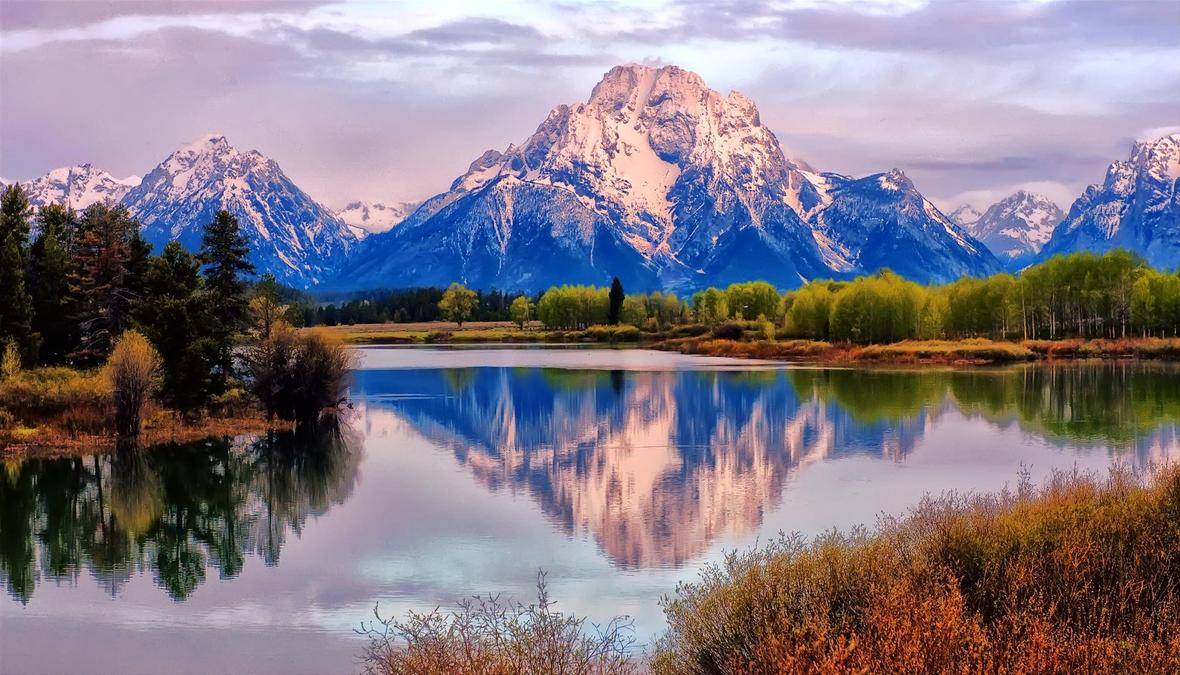
#> input picture Data-Science-Lab-main/Experiment 2/a.jpg, 1180 x 675 px
$ jupyter execute matrix.ipynb   (shell and % lines are left out)
#> lines starting #> are read from the running program, lines starting #| are printed output that depends on the picture
[cell 1]
# Program To Perform Matrix Multipilcation And Transformation Using Python .

#Matrix Multiplication
import numpy as np
a=np.arange(4).reshape((2,2))
b=np.arange(4).reshape((2,2))
c=np.dot(a,b)
print(c)

[cell 2]
# Rotation
import numpy as np
from PIL import Image
from scipy import ndimage
from matplotlib import pyplot as pt
a=Image.open('a.jpg')
#> a is the input picture: PIL image 1180x675 RGB; mean R, G, B 129.7, 120.5, 131.7
b=np.array(a)
c=ndimage.rotate(b,45,cval=120)
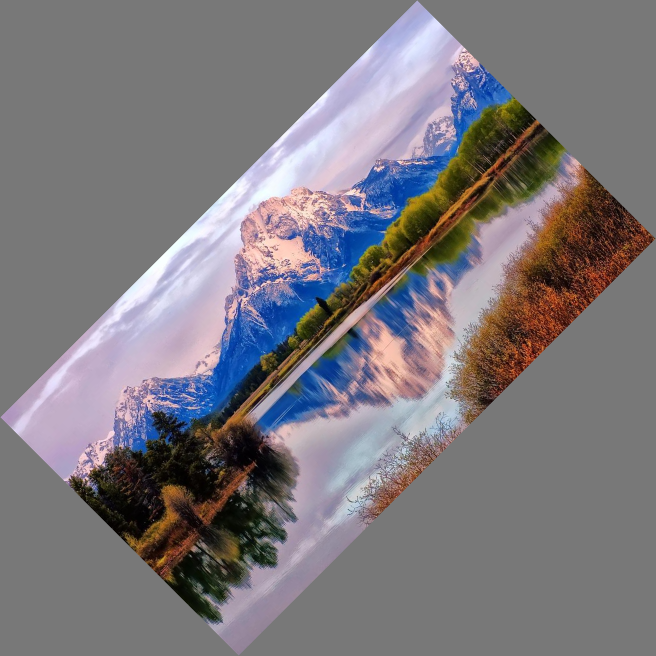
#> c: shape (1312, 1312, 3) (shown at 1/2 size); mean R, G, B 124.5, 120.2, 125.4
d=Image.fromarray(c)
pt.imshow(d)

[cell 3]
# Scaling
import numpy as np
from PIL import Image
from scipy import ndimage
from matplotlib import pyplot as pt
a=Image.open('a.jpg')
b=np.array(a)
c=ndimage.zoom(b,(0.5,0.5,1))
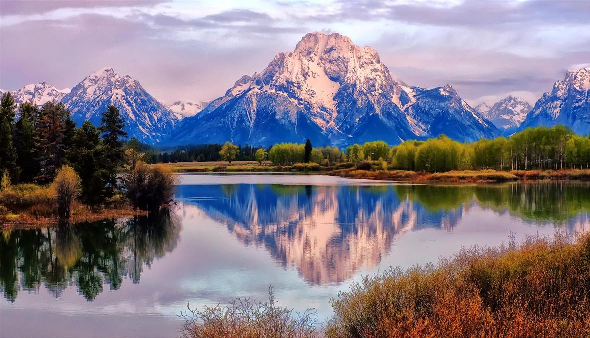
#> c: shape (338, 590, 3); mean R, G, B 129.8, 120.5, 131.7
d=Image.fromarray(c)
pt.imshow(d)

[cell 4]
# Shearing
import numpy as np
from PIL import Image
from scipy import ndimage
from matplotlib import pyplot as pt
a=Image.open('a.jpg')
b=np.array(a)
h,w,s=b.shape
#> h = 675; w = 1180; s = 3
m=[[1,0.5,0],[0.5,1,0],[0,0,1]]
c=ndimage.affine_transform(b,m,offset=(0,h//2,0),output_shape=(h,h+w//2,s))
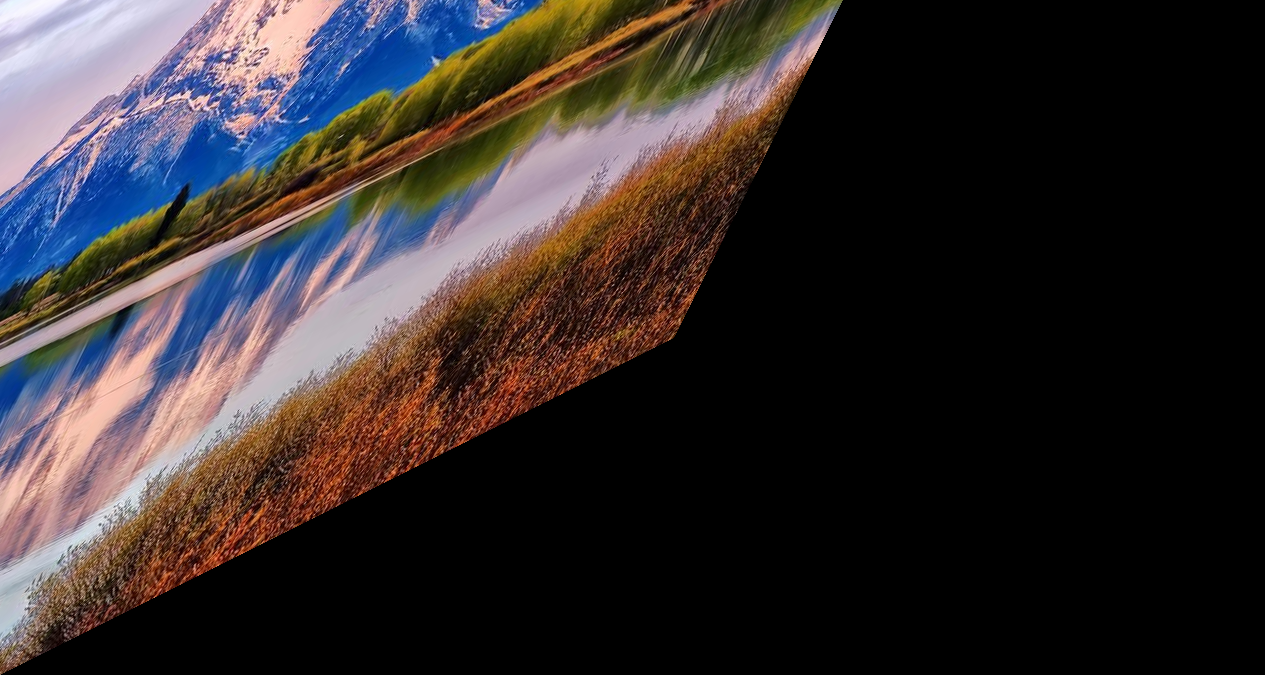
#> c: shape (675, 1265, 3); mean R, G, B 51.7, 44.6, 45.1
d=Image.fromarray(c)
pt.imshow(d)
